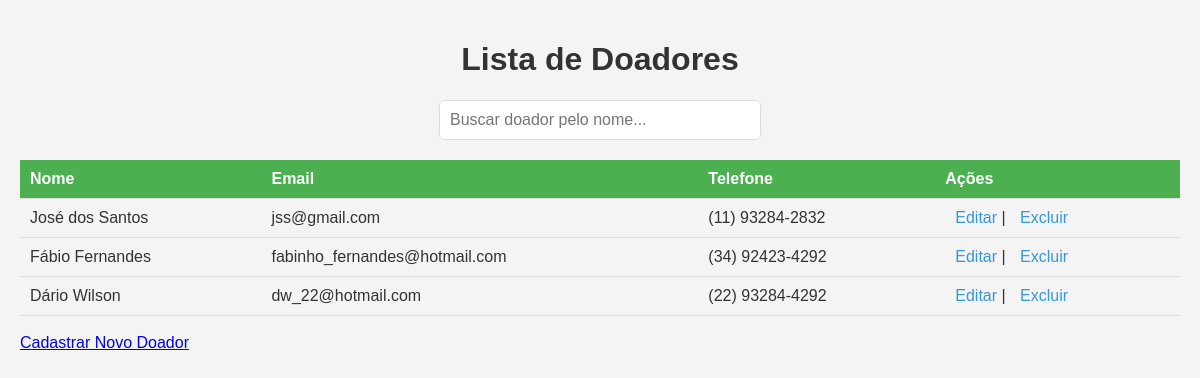
/doadores/, run on the app's committed database.
### doacoes/models.py (models this page shows, shortened)
class Doador(models.Model):
    nome = models.CharField(max_length=100)
    email = models.EmailField(unique=True)
    telefone = models.CharField(max_length=20)

### doacoes/views.py (the view)
# urls.py: path('doadores/', views.listar_doadores, name='listar_doadores'),
def listar_doadores(request):
    doadores = Doador.objects.all()
    return render(request, 'doacoes/listar_doadores.html', {'doadores': doadores})

### doacoes/templates/doacoes/listar_doadores.html (shortened to what this page needs)
<!DOCTYPE html>
<html lang="pt-br">
<head>
</head>
<body>
    <h1>Lista de Doadores</h1>
    <div class="search-container">
        <input type="text" id="searchInput" onkeyup="searchDoadores()" placeholder="Buscar doador pelo nome...">
    </div>
    <table id="doadoresTable">
        <tr>
            <th>Nome</th>
            <th>Email</th>
            <th>Telefone</th>
            <th>Ações</th>
        </tr>
        {% for doador in doadores %}
        <tr class="doador-row">
            <td>{{ doador.nome }}</td>
            <td>{{ doador.email }}</td>
            <td>{{ doador.telefone }}</td>
            <td class="actions">
                <a href="{% url 'editar_doador' doador.id %}">Editar</a> |
                <a href="{% url 'excluir_doador' doador.id %}">Excluir</a>
            </td>
        </tr>
        {% endfor %}
    </table>
    <br>
    <a href="{% url 'cadastrar_doador' %}">Cadastrar Novo Doador</a>
</body>
</html>

### doacoes/templates/doacoes/listar_doadores.html (style rules this page uses)
body { font-family: Arial, sans-serif; background-color: #f4f4f4; color: #333; margin: 0; padding: 20px; }
h1 { text-align: center; }
.search-container { margin-bottom: 20px; text-align: center; }
.search-container input { padding: 10px; width: 300px; font-size: 16px; border: 1px solid #ddd; border-radius: 5px; }
table { width: 100%; border-collapse: collapse; margin-top: 20px; }
th, td { padding: 10px; text-align: left; border-bottom: 1px solid #ddd; }
th { background-color: #4CAF50; color: white; }
.actions a { text-decoration: none; color: #3498db; margin-left: 10px; }

### data on the page
Doador: nome "José dos Santos", email "jss@gmail.com", telefone "(11) 93284-2832"
Doador: nome "Fábio Fernandes", email "fabinho_fernandes@hotmail.com", telefone "(34) 92423-4292"
Doador: nome "Dário Wilson", email "dw_22@hotmail.com", telefone "(22) 93284-4292"
